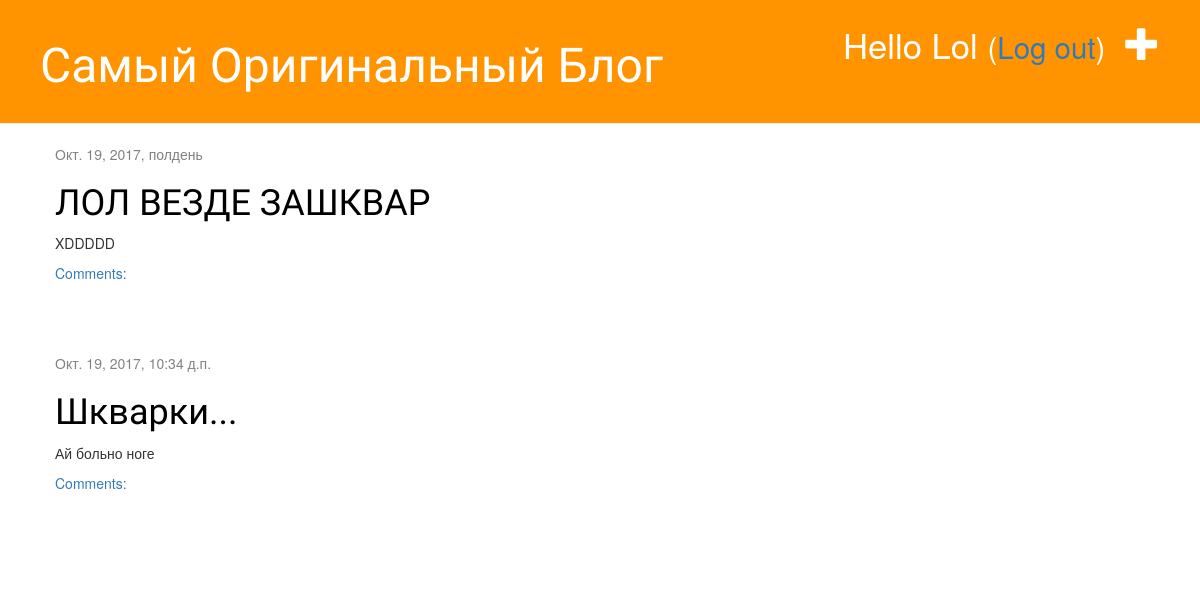
Page / (signed in) on the earlier database version.
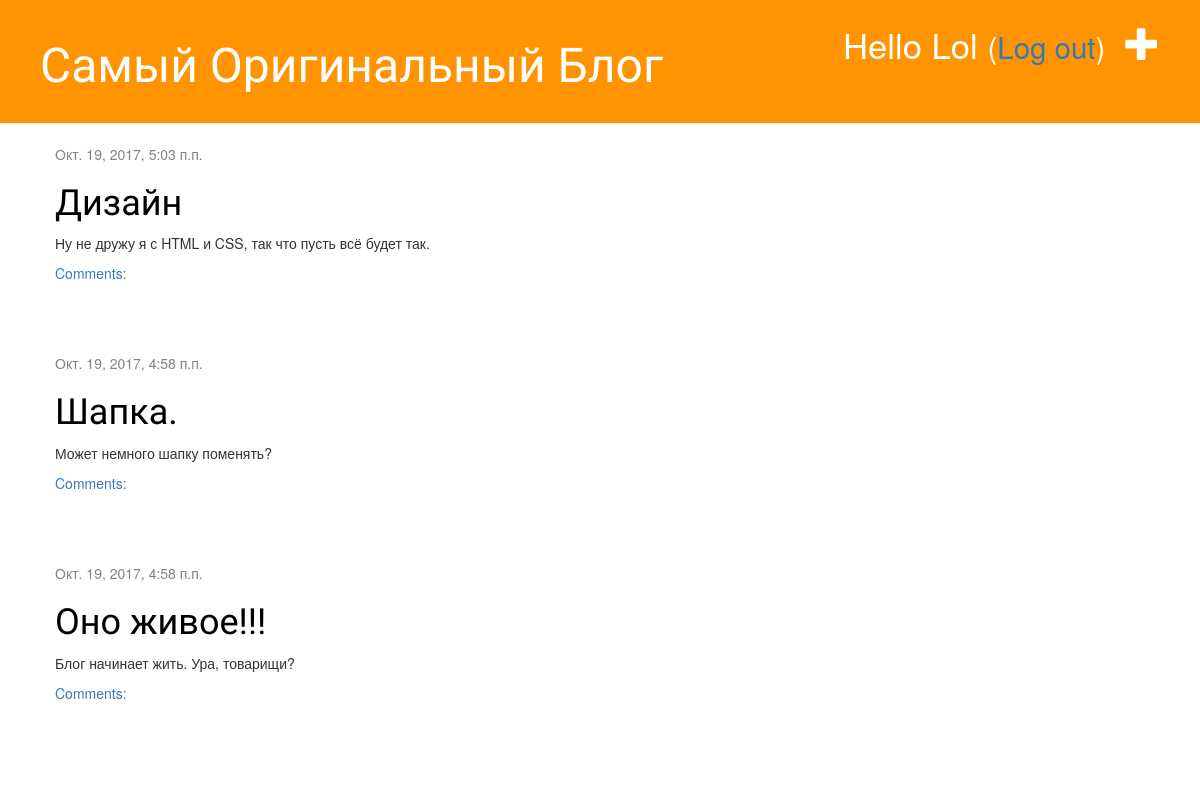
Same page on the later database version.
### blog/models.py (models this page shows, shortened)
class Post(models.Model):
    author = models.ForeignKey('auth.User')
    title = models.CharField(max_length=200)
    text = models.TextField()
    created_date = models.DateTimeField(
            default=timezone.now)
    published_date = models.DateTimeField(
            blank=True, null=True)

### blog/views.py (the view)
# urls.py: url(r'^$', views.post_list, name='post_list'),
@login_required
def post_list(request):
    posts = Post.objects.filter(published_date__lte=timezone.now()).order_by('-published_date')
    return render(request, 'blog/post_list.html', {'posts': posts})

### blog/templates/blog/post_list.html
{% extends 'blog/base.html' %}
{% block content %}
    {% for post in posts %}
        <div class="post">
            <div class="date">
                {{ post.published_date }}
            </div>
            <h1><a href="{% url 'post_detail' pk=post.pk %}">{{ post.title }}</a></h1>
            <p>{{ post.text|linebreaksbr }}</p>
            <a href="{% url 'post_detail' pk=post.pk %}">Comments: {{ post.approved_comments.count }}</a>
        </div>
    {% endfor %}
{% endblock %}

Differences in the rows shown:
removed Post: published_date "Окт. 19, 2017, полдень", title "ЛОЛ ВЕЗДЕ ЗАШКВАР", text "XDDDDD"
removed Post: published_date "Окт. 19, 2017, 10:34 д.п.", title "Шкварки...", text "Ай больно ноге"
added Post: published_date "Окт. 19, 2017, 5:03 п.п.", title "Дизайн", text "Ну не дружу я с HTML и CSS, так что пусть всё будет так."
added Post: published_date "Окт. 19, 2017, 4:58 п.п.", title "Шапка.", text "Может немного шапку поменять?"
added Post: published_date "Окт. 19, 2017, 4:58 п.п.", title "Оно живое!!!", text "Блог начинает жить. Ура, товарищи?"
